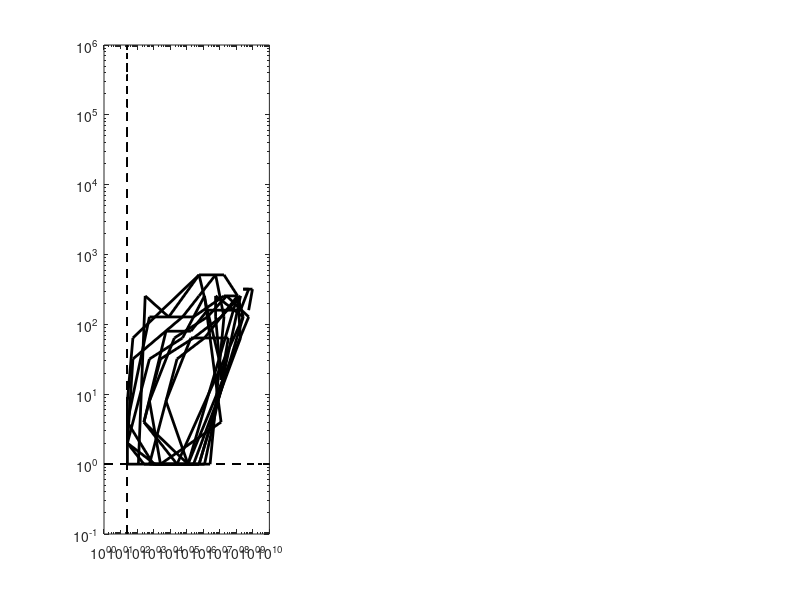

The MATLAB script that drew this image: (Note: this script raises an error after producing the figure.)
% function void = main_plt_Figure1_passagestudy_2lines_051322(void)

% plot passage study lines 1,2: total particles/TCID50 over 73 passages

%%
clear all; close all; clc;

% save figure?
save_ans_Fig = 0;

figure_name = 'Figure6_passagestudy_plane_2lines_models_080422';

fprintf('plotting two lines of passage study... \n\n');

color_violet=[169,90,161]/255;
color_lightblue=[133,192,249]/255;
color_orange = [245,121,58]/255;
color_palette = [color_lightblue; color_orange];

color_palette_lines12 = [0 0 0; 0.5 0.5 0.5]; % black, gray

frac_spacing = 0.66;
frac_scaling = 0.27;

%%
% load data file (updated 09/10/19)
load('data/Brooke_lines1and2_thru_passage73.mat');
passages = 1:length(params.TCID50); % 73 passages

%%
HAU = params.HAU; % total particles
HAU_LOD = params.HAU_LOD; % 1 - limit of detection (LOD)
HAU_line1 = HAU(1,:);
HAU_line2 = HAU(2,:);

TCID50 = params.TCID50; % 26 - LOD for TCID50
TCID50_LOD= params.TCID50_LOD;
TCID50_line1=TCID50(1,:);
TCID50_line2=TCID50(2,:);

HAU_over_TCID50 = params.HAU./params.TCID50;

ind_HAU_lod_line1 = find(HAU_line1 == HAU_LOD);
ind_HAU_lod_line2 = find(HAU_line2 == HAU_LOD);
HAU_lod_pts_line1 = HAU_line1(ind_HAU_lod_line1);
HAU_lod_pts_line2 = HAU_line2(ind_HAU_lod_line2);

ind_TCID50_lod_line1 = find(TCID50_line1 == TCID50_LOD);
ind_TCID50_lod_line2 = find(TCID50_line2 == TCID50_LOD);
TCID50_lod_pts_line1 = TCID50_line1(ind_TCID50_lod_line1);
TCID50_lod_pts_line2 = TCID50_line2(ind_TCID50_lod_line2);

ind_HAU_TCID50_lod_line1 = [ind_HAU_lod_line1,ind_TCID50_lod_line1];
ind_HAU_TCID50_lod_line2 = [ind_HAU_lod_line2,ind_TCID50_lod_line2];

HAU_over_TCID50_line1 = HAU_line1./TCID50_line1;
HAU_over_TCID50_lod_pts_line1 = HAU_over_TCID50_line1(ind_HAU_TCID50_lod_line1);
HAU_over_TCID50_line2 = HAU_line2./TCID50_line2;
HAU_over_TCID50_lod_pts_line2 = HAU_over_TCID50_line2(ind_HAU_TCID50_lod_line2);

%% now load passage study - MM models
load('results/Results_passagestudy_allmodels_070722.mat');

HAU_m1 = results.HAU_m1;
HAU_m2 = results.HAU_m2;
HAU_m3 = results.HAU_m3;
HAU_m4 = results.HAU_m4;
HAU_m5 = results.HAU_m5;
HAU_m6 = results.HAU_m6;
HAU_m7 = results.HAU_m7;
HAU_m8 = results.HAU_m8;

TCID50_m1 = results.TCID50_m1;
TCID50_m2 = results.TCID50_m2;
TCID50_m3 = results.TCID50_m3;
TCID50_m4 = results.TCID50_m4;
TCID50_m5 = results.TCID50_m5;
TCID50_m6 = results.TCID50_m6;
TCID50_m7 = results.TCID50_m7;
TCID50_m8 = results.TCID50_m8;


%% limits of detection
ind_HAU_LOD_pts_line2 = find(HAU_line2 == HAU_LOD);
ind_TCID50_LOD_pts_line2 = find(TCID50_line2 == TCID50_LOD);
ind_HAU_TCID50_LOD_pts_line2 = [ind_HAU_LOD_pts_line2,ind_TCID50_LOD_pts_line2];

HAU_LOD_pts_line2 = HAU_line2(ind_HAU_TCID50_LOD_pts_line2);
TCID50_LOD_pts_line2 = TCID50_line2(ind_HAU_TCID50_LOD_pts_line2);

ind_HAU_LOD_pts_line1 = find(HAU_line1 == HAU_LOD);
ind_TCID50_LOD_pts_line1 = find(TCID50_line1 == TCID50_LOD);
ind_HAU_TCID50_LOD_pts_line1 = [ind_HAU_LOD_pts_line1,ind_TCID50_LOD_pts_line1];

HAU_LOD_pts_line1 = HAU_line1(ind_HAU_TCID50_LOD_pts_line1);
TCID50_LOD_pts_line1 = TCID50_line1(ind_HAU_TCID50_LOD_pts_line1);

%% now plot things

f1 = figure(1);
set(gcf, 'Position',  [200, 300, 1550, 400]);

%% panel A: passage study lines 1,2
subplot(1,3,1);

loglog(linspace(1,1e10,length(passages)),HAU_LOD*ones(length(passages)),'--k','MarkerSize',14,'LineWidth',0.5); hold on;
loglog(TCID50_LOD*ones(length(passages)),linspace(1e-1,1e6,length(passages)),'--k','MarkerSize',14,'LineWidth',0.5); hold on;

p(1) = loglog(TCID50_line1, HAU_line1, '-','Color', color_palette_lines12(1,:),'MarkerSize',14,'LineWidth',2);hold on
p(1).Color(4)=0.80;
loglog(TCID50_line1, HAU_line1, 'k.','MarkerSize',14,'LineWidth',2);hold on
loglog(TCID50_LOD_pts_line1, HAU_LOD_pts_line1, 'kx', 'MarkerSize',10,'LineWidth',1.5);hold on

p(2) = loglog(TCID50_line2, HAU_line2, '-','color',color_palette_lines12(2,:),'MarkerSize',14,'LineWidth',2);hold on
p(2).Color(4)=0.80;
loglog(TCID50_line2, HAU_line2, '.','color',color_palette_lines12(2,:),'MarkerSize',14,'LineWidth',2);hold on
loglog(TCID50_LOD_pts_line2, HAU_LOD_pts_line2, 'x', 'MarkerSize',10,'color',color_palette_lines12(2,:),'LineWidth',1.5);hold on


legend(p,{'Line 1', 'Line 2'},'Location',[0.18 0.8 0.05 0.1])
legend boxoff
xlabel('TCID_{50}'); ylabel('HAU');

axis([1 10^10 10^-1 5*10^5]);
% yticks([10^-1 10^0 10^1 10^2 10^3]);
% yticklabels({'10^{-1}', '10^0', '10^1', '10^2', '10^3', '10^4', '10^5'});
ax = gca; % current axes
ax.FontSize = 18;
ax.FontWeight = 'normal';
ax.FontName = 'Times';

txt = {'A'};
text(0.045,1.03,txt,'Units','normalized','FontSize',16,'FontWeight','bold');

%% Panel B: MM models

subplot(1,3,2);
q(1) = loglog(TCID50_m7(100:end), HAU_m7(100:end)*params.HAU_particles_factor, '.-','Color',color_palette(1,:),'MarkerSize',15,'LineWidth',2);hold on
q(2) = loglog(TCID50_m8(100:end), HAU_m8(100:end)*params.HAU_particles_factor, '.-','Color',color_palette(2,:),'MarkerSize',15,'LineWidth',2);hold on
xlabel('TCID_{50}'); ylabel('Particles');
axis([1 10^10 10^6 5e12]);
yticks([10^6 10^7 10^9 10^11]);
yticklabels({ '','10^7', '10^9', '10^{11}'});

% legend(q,{'Line 1', 'MM Frequency-independent', 'MM Frequency-dependent'},'Location',[0.5 0.8 0.1 0.1])
legend(q,{'Frequency-independent', 'Frequency-dependent'},'Location',[0.43 0.8 0.1 0.1]);

% legend(q,{'Saturating frequency-independent', 'Saturating frequency-dependent'},'Location','NorthEast')
% legend(q,{'MM Frequency-independent', 'MM Frequency-dependent'},'Location','NorthEast')
legend boxoff
ax = gca; % current axes
ax.FontSize = 18;
ax.FontWeight = 'normal';
ax.FontName = 'Times';

txt = {'B'};
text(0.045,1.03,txt,'Units','normalized','FontSize',16,'FontWeight','bold');

%% Panel C: models 1-4

subplot(1,3,3);
r(1) = loglog(TCID50_m1(100:end), HAU_m1(100:end)*params.HAU_particles_factor, '.-','Color',color_palette(1,:),'MarkerSize',15,'LineWidth',2);hold on
r(2) = loglog(TCID50_m2(100:end), HAU_m2(100:end)*params.HAU_particles_factor, '.-','Color',color_palette(2,:),'MarkerSize',15,'LineWidth',2);hold on
loglog(TCID50_m3(100:end), HAU_m3(100:end)*params.HAU_particles_factor, '.-','Color',color_palette(1,:),'MarkerSize',15,'LineWidth',2);hold on
loglog(TCID50_m4(100:end), HAU_m4(100:end)*params.HAU_particles_factor, '.-','Color',color_palette(2,:),'MarkerSize',15,'LineWidth',2);hold on
xlabel('TCID_{50}'); ylabel('Particles');
% yticks([10^6 10^7 10^8 10^9 10^10 10^11 10^12]);
% yticklabels({'10^6', '10^7', '10^8', '10^9', '10^{10}', '10^{11}', '10^{12}'});
axis([1 10^10 10^6 5e12]);
% yticks([10^6 10^7 10^9 10^11]);
% yticklabels({ '','10^7', '10^9', '10^{11}'});
% legend(q,{'Line 1', 'MM Frequency-independent', 'MM Frequency-dependent'},'Location',[0.5 0.8 0.1 0.1])

legend(r,{'Frequency-independent', 'Frequency-dependent'},'Location',[0.71 0.8 0.1 0.1]);
legend boxoff
ax = gca; % current axes
ax.FontSize = 18;
ax.FontWeight = 'normal';
ax.FontName = 'Times';

txt = {'C'};
text(0.045,1.03,txt,'Units','normalized','FontSize',16,'FontWeight','bold');


%% place text for labels
text_g1 = {'Input-independent'};
text_g2 = {'Linear'};

text(0.58,0.4,text_g1,'Units','normalized','FontSize',12,'FontWeight','normal','FontName','Times');
text(0.12,0.32,text_g1,'Units','normalized','FontSize',12,'FontWeight','normal','FontName','Times');
text(0.45,0.1,text_g2,'Units','normalized','FontSize',12,'FontWeight','normal','FontName','Times');
text(0.89,0.85,text_g2,'Units','normalized','FontSize',12,'FontWeight','normal','FontName','Times');

yticks([10^6 10^7 10^9 10^11]);
yticklabels({ '','10^7', '10^9', '10^{11}'});

%% save figure??
if save_ans_Fig
    
    folder_location = './../Figures_ms_all/main/';
    saveas(f1,strcat(folder_location,figure_name),'epsc');
    
    fprintf('Figure saved:\n');
    fprintf(strcat(figure_name,'\n\n'));
    
    fprintf('Location:\n');
    fprintf(strcat(folder_location,'\n\n'));
    
else
    
    fprintf('Figure not saved.\n');
    
end